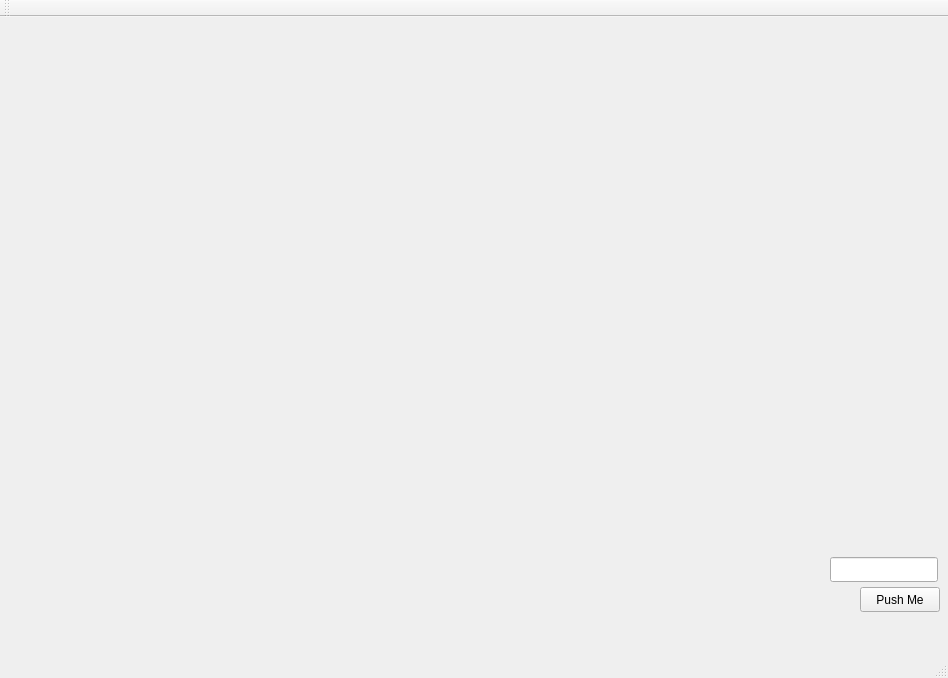
<?xml version="1.0" encoding="UTF-8"?>
<ui version="4.0">
 <class>MainWindow</class>
 <widget class="QMainWindow" name="MainWindow">
  <property name="geometry">
   <rect>
    <x>0</x>
    <y>0</y>
    <width>948</width>
    <height>678</height>
   </rect>
  </property>
  <property name="windowTitle">
   <string>MainWindow</string>
  </property>
  <widget class="QWidget" name="centralWidget">
   <widget class="QLineEdit" name="lineEdit">
    <property name="geometry">
     <rect>
      <x>830</x>
      <y>540</y>
      <width>108</width>
      <height>25</height>
     </rect>
    </property>
   </widget>
   <widget class="QPushButton" name="pushButton">
    <property name="geometry">
     <rect>
      <x>860</x>
      <y>570</y>
      <width>80</width>
      <height>25</height>
     </rect>
    </property>
    <property name="text">
     <string>Push Me</string>
    </property>
   </widget>
  </widget>
  <widget class="QMenuBar" name="menuBar">
   <property name="geometry">
    <rect>
     <x>0</x>
     <y>0</y>
     <width>948</width>
     <height>22</height>
    </rect>
   </property>
  </widget>
  <widget class="QToolBar" name="mainToolBar">
   <attribute name="toolBarArea">
    <enum>TopToolBarArea</enum>
   </attribute>
   <attribute name="toolBarBreak">
    <bool>false</bool>
   </attribute>
  </widget>
  <widget class="QStatusBar" name="statusBar"/>
 </widget>
 <layoutdefault spacing="6" margin="11"/>
 <resources/>
 <connections/>
</ui>
